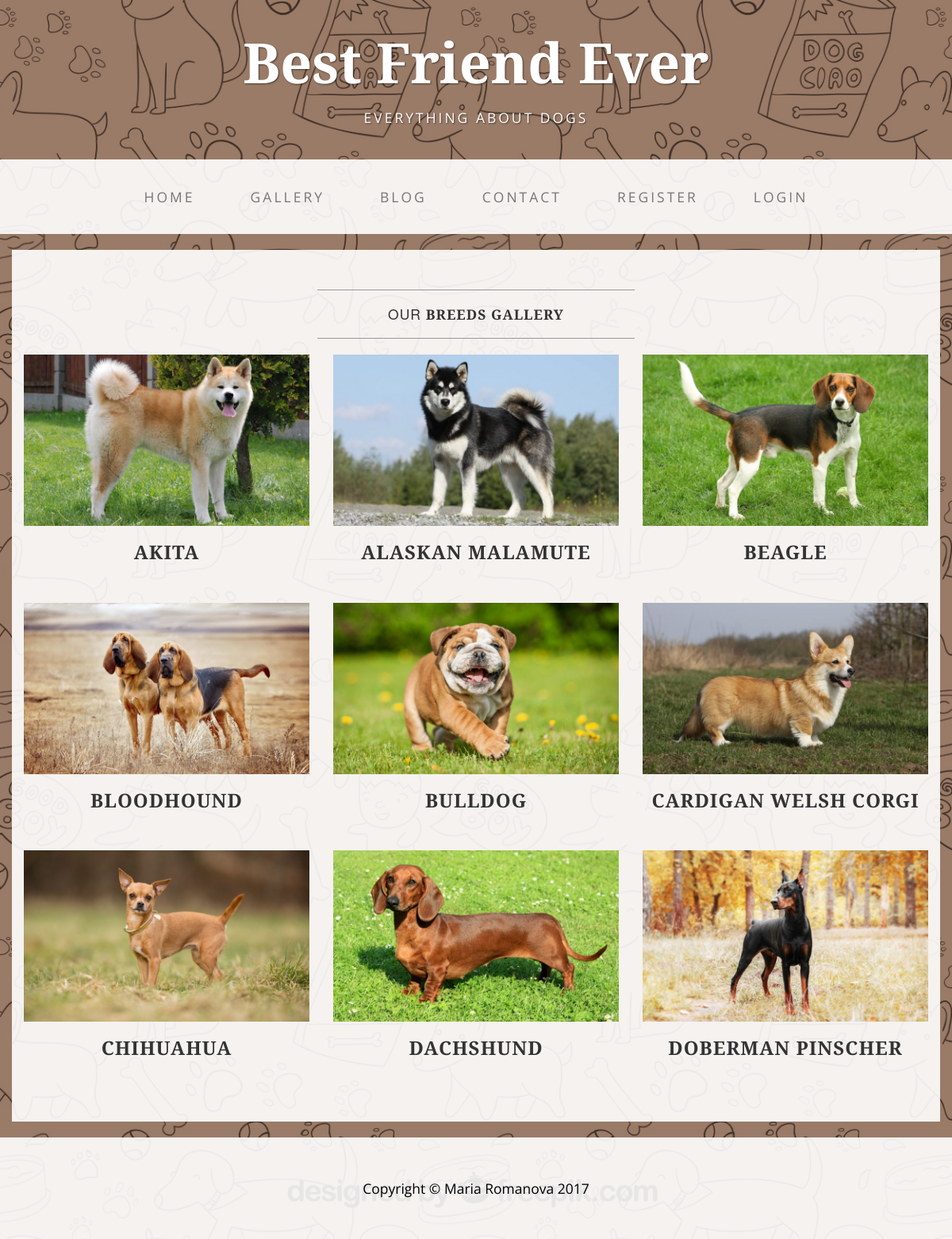
/gallery.php, run on the app's committed database.
### tables this page shows
CREATE TABLE `dogs` (
  `id` int(10) unsigned NOT NULL AUTO_INCREMENT,
  `breed` varchar(64) NOT NULL,
  `picture` varchar(128) DEFAULT NULL,
  PRIMARY KEY (`id`)
);

### common_functions.php (called while the page is built, shortened)
<?php
function imageSource($picture)
{
    return $picture ? "img/" . $picture : "img/placeholder.jpg";
}
?>

### gallery-handler.php (the view, shortened to what this page needs)
<?php
include 'common_functions.php';
$conn = OpenDBconnection();
$sql = "SELECT * FROM dogs order by breed";
$result = $conn->query($sql);
if ($result->num_rows > 0)
{
    while($row = $result->fetch_assoc())
    {
        echo "<div class='col-lg-4 col-md-6 col-sm-6 text-center dog'>
                    <img class='img-responsive' src='" . imageSource($row["picture"]) . "' alt=''>
                    <h3>" . $row["breed"] . "</h3>
              </div>";
    }
}
else echo "0 results";
?>

### css/bestfriendever.css (style rules this page uses)
body { font-family: "Open Sans","Helvetica Neue",Helvetica,Arial,sans-serif; background: url('../img/bg.jpg') no-repeat center center fixed; -webkit-background-size: cover; -moz-background-size: cover; background-size: cover; -o-background-size: cover; }
h1, h2, h3, h4, h5, h6 { text-transform: uppercase; font-family: "Josefin Slab","Helvetica Neue",Helvetica,Arial,sans-serif; font-weight: 700; letter-spacing: 1px; }
p { font-size: 1.25em; line-height: 1.6; color: #000; }
footer { background: #fff; background: rgba(255,255,255,0.9); }
footer p { margin: 0; padding: 50px 0; }
.dog { margin-bottom: 40px; }

### data on the page
dogs: picture (picture), breed "AKITA"
dogs: picture (picture), breed "ALASKAN MALAMUTE"
dogs: picture (picture), breed "BEAGLE"
dogs: picture (picture), breed "BLOODHOUND"
dogs: picture (picture), breed "BULLDOG"
dogs: picture (picture), breed "CARDIGAN WELSH CORGI"
dogs: picture (picture), breed "CHIHUAHUA"
dogs: picture (picture), breed "DACHSHUND"
dogs: picture (picture), breed "DOBERMAN PINSCHER"
